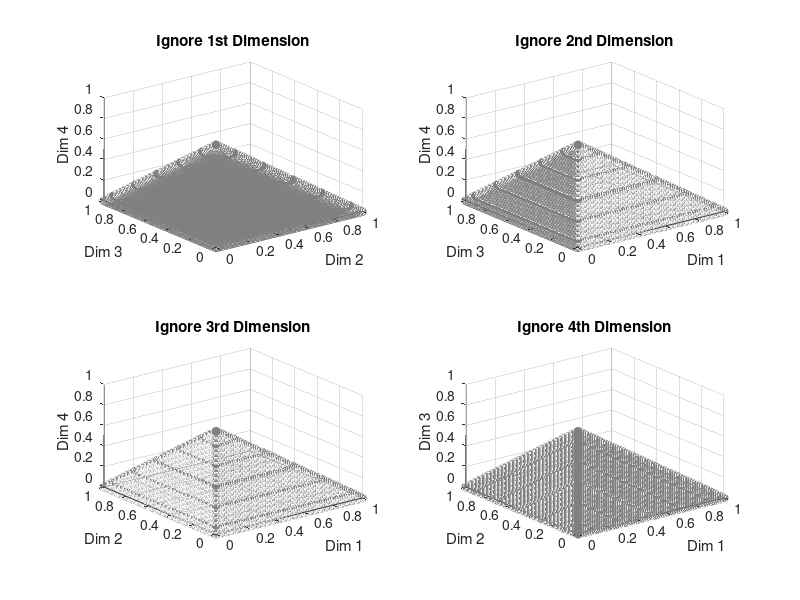

This chart was generated by the following MATLAB code: (Note: this script raises an error after producing the figure.)
clear all

% alg = @CMME;
% alg = @KTS;
alg = @MGSAEA;
prob = @MW8;

M = 4;
N = 100;
FEs = 1500;

% [Dec,Obj,Con] = platemo('algorithm',alg,'problem',prob,'M',M,'N', N, 'maxFE',FEs);

load MW4_M4_ref_points.mat
Obj = R;

% 生成一个100x4的随机矩阵
obj_data = Obj;
if M > 3

    % 创建四个图形窗口，每个窗口绘制忽略一个维度的3D散点图
    figure;

    % 第一个图：忽略第一个维度，使用第2, 3, 4维
    subplot(2, 2, 1);
    scatter3(obj_data(:, 2), obj_data(:, 3), obj_data(:, 4), 'MarkerEdgeColor', [0.5 0.5 0.5],'MarkerFaceColor', [0.5 0.5 0.5]);


    title('Ignore 1st Dimension');
    xlabel('Dim 2');
    ylabel('Dim 3');
    zlabel('Dim 4');

    % 第二个图：忽略第二个维度，使用第1, 3, 4维
    subplot(2, 2, 2);
    scatter3(obj_data(:, 1), obj_data(:, 3), obj_data(:, 4), 'MarkerEdgeColor', [0.5 0.5 0.5],'MarkerFaceColor', [0.5 0.5 0.5]);

    title('Ignore 2nd Dimension');
    xlabel('Dim 1');
    ylabel('Dim 3');
    zlabel('Dim 4');

    % 第三个图：忽略第三个维度，使用第1, 2, 4维
    subplot(2, 2, 3);
    scatter3(obj_data(:, 1), obj_data(:, 2), obj_data(:, 4), 'MarkerEdgeColor', [0.5 0.5 0.5],'MarkerFaceColor', [0.5 0.5 0.5]);

    title('Ignore 3rd Dimension');
    xlabel('Dim 1');
    ylabel('Dim 2');
    zlabel('Dim 4');

    % 第四个图：忽略第四个维度，使用第1, 2, 3维
    subplot(2, 2, 4);
    scatter3(obj_data(:, 1), obj_data(:, 2), obj_data(:, 3), 'MarkerEdgeColor', [0.5 0.5 0.5],'MarkerFaceColor', [0.5 0.5 0.5]);

%     scatter3(obj_data(:, 1), obj_data(:, 2), obj_data(:, 3), 10, 'r', 'filled');
    title('Ignore 4th Dimension');
    xlabel('Dim 1');
    ylabel('Dim 2');
    zlabel('Dim 3');

    % 调整图形布局
    sgtitle('3D Scatter Plots of 4D Vectors with One Dimension Ignored');
else
    % M = 3
    scatter3(obj_data(:, 1), obj_data(:, 2), obj_data(:, 3), 10, 'r', 'filled');
    title('Ignore 4th Dimension');
    xlabel('Dim 1');
    ylabel('Dim 2');
    zlabel('Dim 3');
end
%     obj_data_KTS = obj_data(end-99:end, :);
%     scatter3(obj_data_KTS(:, 1), obj_data_KTS(:, 2), obj_data_KTS(:, 3), 10, 'r', 'filled');
%     title('Ignore 4th Dimension');
%     xlabel('Dim 1');
%     ylabel('Dim 2');
%     zlabel('Dim 3');